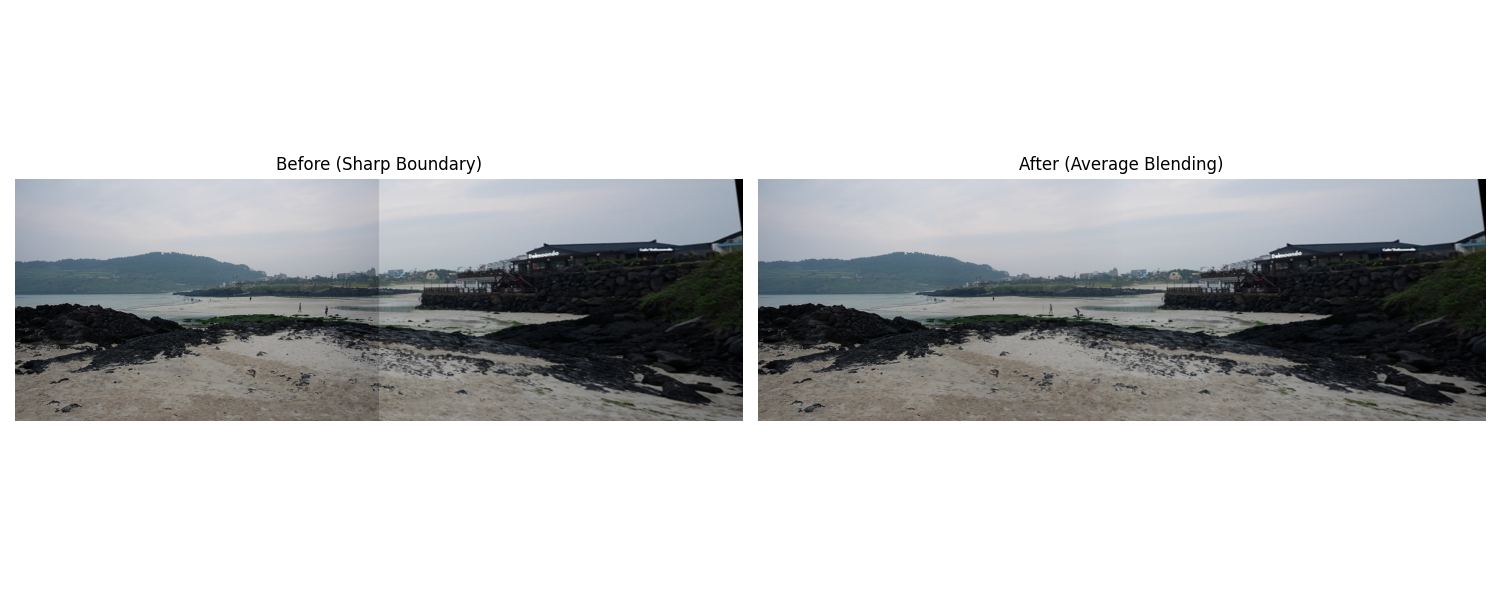

The Python source for this figure:
import cv2 as cv
import numpy as np
import matplotlib.pyplot as plt
import os

base_dir = os.path.dirname(os.path.abspath(__file__))
# 요구사항: 0326-3의 연장선, img2.jpg와 img3.jpg 사용
img1_path = os.path.join(base_dir, 'img2.jpg')
img2_path = os.path.join(base_dir, 'img3.jpg')

img1 = cv.imread(img1_path)
img2 = cv.imread(img2_path)

if img1 is None or img2 is None:
    print("이미지를 불러올 수 없습니다.")
    exit(1)

img1_rgb = cv.cvtColor(img1, cv.COLOR_BGR2RGB)
img2_rgb = cv.cvtColor(img2, cv.COLOR_BGR2RGB)
img1_gray = cv.cvtColor(img1, cv.COLOR_BGR2GRAY)
img2_gray = cv.cvtColor(img2, cv.COLOR_BGR2GRAY)

# SIFT 객체 생성 및 특징점 검출
sift = cv.SIFT_create()
kp1, des1 = sift.detectAndCompute(img1_gray, None)
kp2, des2 = sift.detectAndCompute(img2_gray, None)

# BFMatcher 및 knnMatch 적용
bf = cv.BFMatcher(cv.NORM_L2)
matches = bf.knnMatch(des1, des2, k=2)

# Ratio Test로 좋은 매칭점 선별
good_matches = []
for m, n in matches:
    if m.distance < 0.7 * n.distance:
        good_matches.append(m)

if len(good_matches) < 4:
    print("충분한 매칭점이 없습니다.")
    exit(1)

# 호모그래피 좌표 계산
src_pts = np.float32([kp1[m.queryIdx].pt for m in good_matches]).reshape(-1, 1, 2)
dst_pts = np.float32([kp2[m.trainIdx].pt for m in good_matches]).reshape(-1, 1, 2)

# 파노라마 합성 (음수 좌표 방지를 위해 img2를 img1 좌표계로 변환)
H, mask = cv.findHomography(dst_pts, src_pts, cv.RANSAC, 5.0)

h1, w1 = img1.shape[:2]
h2, w2 = img2.shape[:2]

result_w = w1 + w2
result_h = max(h1, h2)

# 1. 오른쪽 이미지(img2)를 원근 변환
warped_img2 = cv.warpPerspective(img2_rgb, H, (result_w, result_h))

# 2. 왼쪽 이미지(img1)를 배치할 캔버스 생성
warped_img1 = np.zeros((result_h, result_w, 3), dtype=np.uint8)
warped_img1[0:h1, 0:w1] = img1_rgb

# 🌟 심화 경계 지우기 알고리즘 (Distance Transform 기반 Feathering Blending) 🌟
# 단순 평균이 아닌, 사진 중심부에 가까울수록 가중치를 더 주는 그라데이션 방식 도입
mask1_gray = cv.cvtColor(warped_img1, cv.COLOR_RGB2GRAY)
mask2_gray = cv.cvtColor(warped_img2, cv.COLOR_RGB2GRAY)

mask1 = (mask1_gray > 0).astype(np.uint8)
mask2 = (mask2_gray > 0).astype(np.uint8)

# 이미지의 가장자리에서부터 안쪽으로 거리를 측정 (경계는 0, 안쪽은 값이 커짐)
dist1 = cv.distanceTransform(mask1, cv.DIST_L2, 5)
dist2 = cv.distanceTransform(mask2, cv.DIST_L2, 5)

dist_sum = dist1 + dist2
dist_sum[dist_sum == 0] = 1e-6 # 0 나누기 방지

# 픽셀마다 투명도(가중치) 비율 맵 생성: 경계에서 서서히 0.0 ~ 1.0으로 변환됨
alpha1 = dist1 / dist_sum
alpha2 = dist2 / dist_sum

# 3채널(RGB) 컬러 영상과 곱하기 위해 축 늘리기
alpha1 = cv.merge([alpha1, alpha1, alpha1])
alpha2 = cv.merge([alpha2, alpha2, alpha2])

# 최종 점진적 크로스-블렌딩
blended_img = (warped_img1.astype(np.float32) * alpha1 + warped_img2.astype(np.float32) * alpha2).astype(np.uint8)

# 결과 출력
plt.figure(figsize=(15, 6))

plt.subplot(1, 2, 1)
# 기존과 같은 날카로운 덮어쓰기 결과 (비교용)
sharp_result = warped_img2.copy()
sharp_result[0:h1, 0:w1] = img1_rgb
plt.imshow(sharp_result)
plt.title('Before (Sharp Boundary)')
plt.axis('off')

plt.subplot(1, 2, 2)
# 색상을 평균내어 경계를 없앤 블렌딩 결과
plt.imshow(blended_img)
plt.title('After (Average Blending)')
plt.axis('off')

plt.tight_layout()
plt.savefig(os.path.join(base_dir, '0326-4.png'))
# plt.show()
